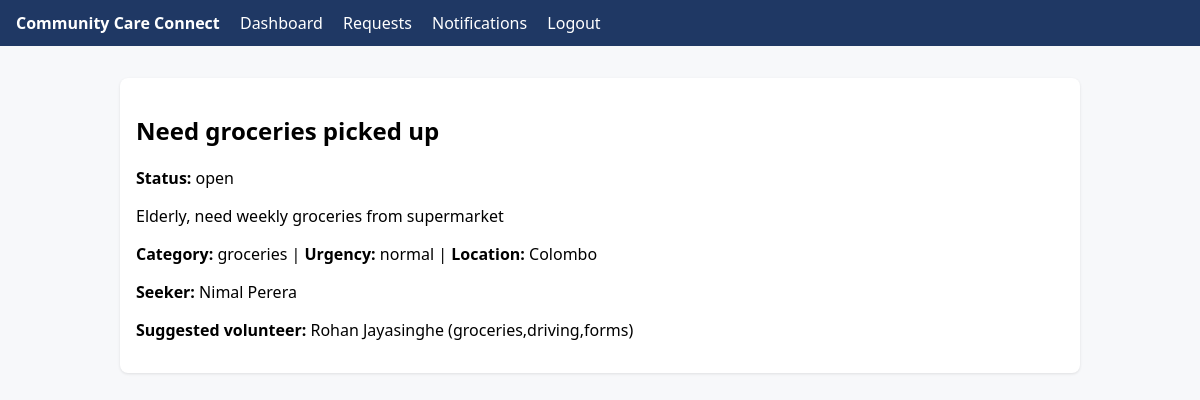
The app's page /requests/1 (signed in) with its own data.
### app/domain/models.py (models this page shows, shortened)
class HelpRequest(db.Model):
    __tablename__ = "help_requests"
    id = db.Column(db.Integer, primary_key=True)
    seeker_id = db.Column(db.Integer, db.ForeignKey("users.id"), nullable=False)
    title = db.Column(db.String(120), nullable=False)
    description = db.Column(db.Text, default="")
    category = db.Column(db.String(50), default="general")
    urgency = db.Column(db.String(20), default="normal")
    location = db.Column(db.String(120), default="")
    status = db.Column(db.String(20), default="open")  # open/assigned/in_progress/completed
    assigned_volunteer_id = db.Column(db.Integer, db.ForeignKey("users.id"), nullable=True)
    created_at = db.Column(db.DateTime, default=datetime.utcnow)
    seeker = db.relationship("User", foreign_keys=[seeker_id], backref="requests_made")
    volunteer = db.relationship("User", foreign_keys=[assigned_volunteer_id])

class User(UserMixin, db.Model):
    __tablename__ = "users"
    id = db.Column(db.Integer, primary_key=True)
    name = db.Column(db.String(100), nullable=False)
    email = db.Column(db.String(120), unique=True, nullable=False)
    password_hash = db.Column(db.String(255), nullable=False)
    role = db.Column(db.String(20), nullable=False, default="seeker")  # seeker/volunteer/admin
    location = db.Column(db.String(120), default="")
    created_at = db.Column(db.DateTime, default=datetime.utcnow)
    @property
    def is_admin(self):
        return self.role == "admin"

class VolunteerProfile(db.Model):
    __tablename__ = "volunteer_profiles"
    user_id = db.Column(db.Integer, db.ForeignKey("users.id"), primary_key=True)
    skills = db.Column(db.String(255), default="")
    availability = db.Column(db.String(100), default="anytime")
    radius_km = db.Column(db.Integer, default=10)
    rating_avg = db.Column(db.Float, default=0.0)
    rating_count = db.Column(db.Integer, default=0)
    user = db.relationship("User", backref=db.backref("volunteer_profile", uselist=False))

### app/presentation/request_routes.py (the view)
@request_bp.route("/requests/<int:rid>")
@login_required
def detail(rid):
    r = RequestRepo.get(rid)
    if not r:
        flash("Not found", "danger")
        return redirect(url_for("requests.dashboard"))
    match = None
    if r.status == "open":
        match = ms.find(r)
    return render_template("request_detail.html", r=r, match=match)

### app/data/repositories.py (called while the page is built)
    @staticmethod
    def get_by_id(uid):
        return User.query.get(uid)

    @staticmethod
    def get(rid):
        return HelpRequest.query.get(rid)

    @staticmethod
    def all_with_profiles():
        vols = User.query.filter_by(role="volunteer").all()
        out = []
        for v in vols:
            vp = v.volunteer_profile
            if vp is None:
                vp = VolunteerProfile(user_id=v.id)
                db.session.add(vp)
                db.session.commit()
            out.append((v, vp))
        return out

### app/services/services.py (called while the page is built)
    def find(self, request):
        volunteers = VolunteerRepo.all_with_profiles()
        return self.strategy.match(request, volunteers)

### app/strategies/matching_strategy.py (called while the page is built)
def _distance(a, b):
    return 0 if (a or "").lower() == (b or "").lower() else 1

    def match(self, request, volunteers):
        if not volunteers:
            return None
        def score(vp):
            dist = _distance(request.location, vp[0].location)
            cat = (request.category or "").lower()
            skills = [s.strip().lower() for s in (vp[1].skills or "").split(",") if s.strip()]
            skill_pen = 0 if cat in skills else 1
            avail_pen = 0 if (vp[1].availability or "").lower() == "anytime" else 1
            rating_pen = -vp[1].rating_avg
            return dist + skill_pen + avail_pen + rating_pen
        return sorted(volunteers, key=score)[0]

### app/presentation/templates/request_detail.html (shortened to what this page needs)
{% extends "base.html" %}
{% block content %}
<div class="card">
  <h2>{{ r.title }}</h2>
  <p><strong>Status:</strong> {{ r.status }}</p>
  <p>{{ r.description }}</p>
  <p><strong>Category:</strong> {{ r.category }} | <strong>Urgency:</strong> {{ r.urgency }} | <strong>Location:</strong> {{ r.location }}</p>
  <p><strong>Seeker:</strong> {{ r.seeker.name }}</p>
  {% if match %}
    <p><strong>Suggested volunteer:</strong> {{ match[0].name }} ({{ match[1].skills }})</p>
  {% endif %}
</div>
{% endblock %}

### app/presentation/templates/base.html (style rules this page uses)
body { font-family: system-ui, sans-serif; margin: 0; background:#f7f8fa; }
.card { background:#fff; border-radius:8px; padding:1rem; margin:1rem 0; box-shadow:0 1px 3px rgba(0,0,0,.1); }

### records on screen
HelpRequest: title "Need groceries picked up", status "open", description "Elderly, need weekly groceries from supermarket", category "groceries", urgency "normal", location "Colombo"
User: seeker.name "Nimal Perera"
User: name "Rohan Jayasinghe"
VolunteerProfile: skills "groceries,driving,forms"
